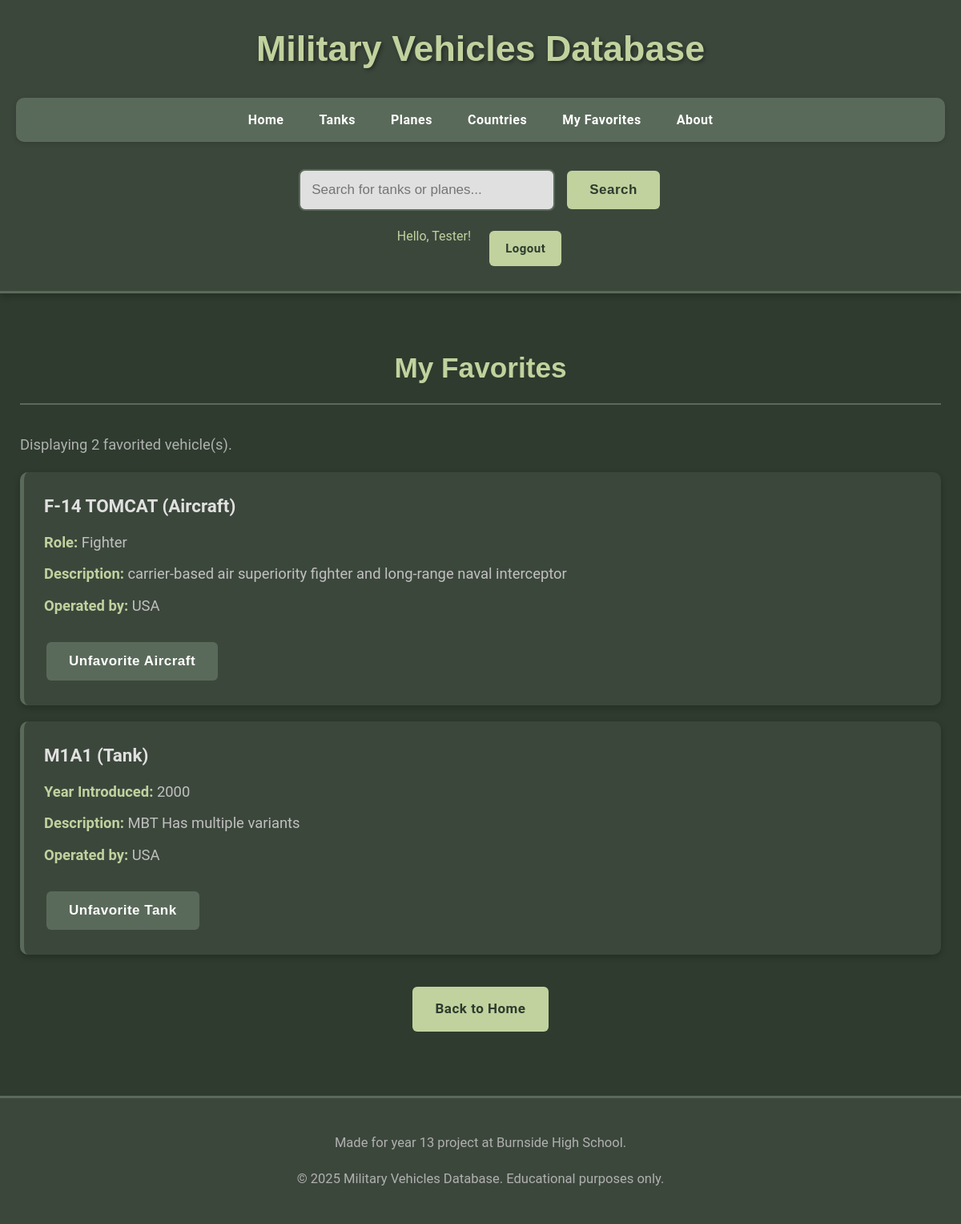
The page /favorites (signed in) on the database as committed earlier.
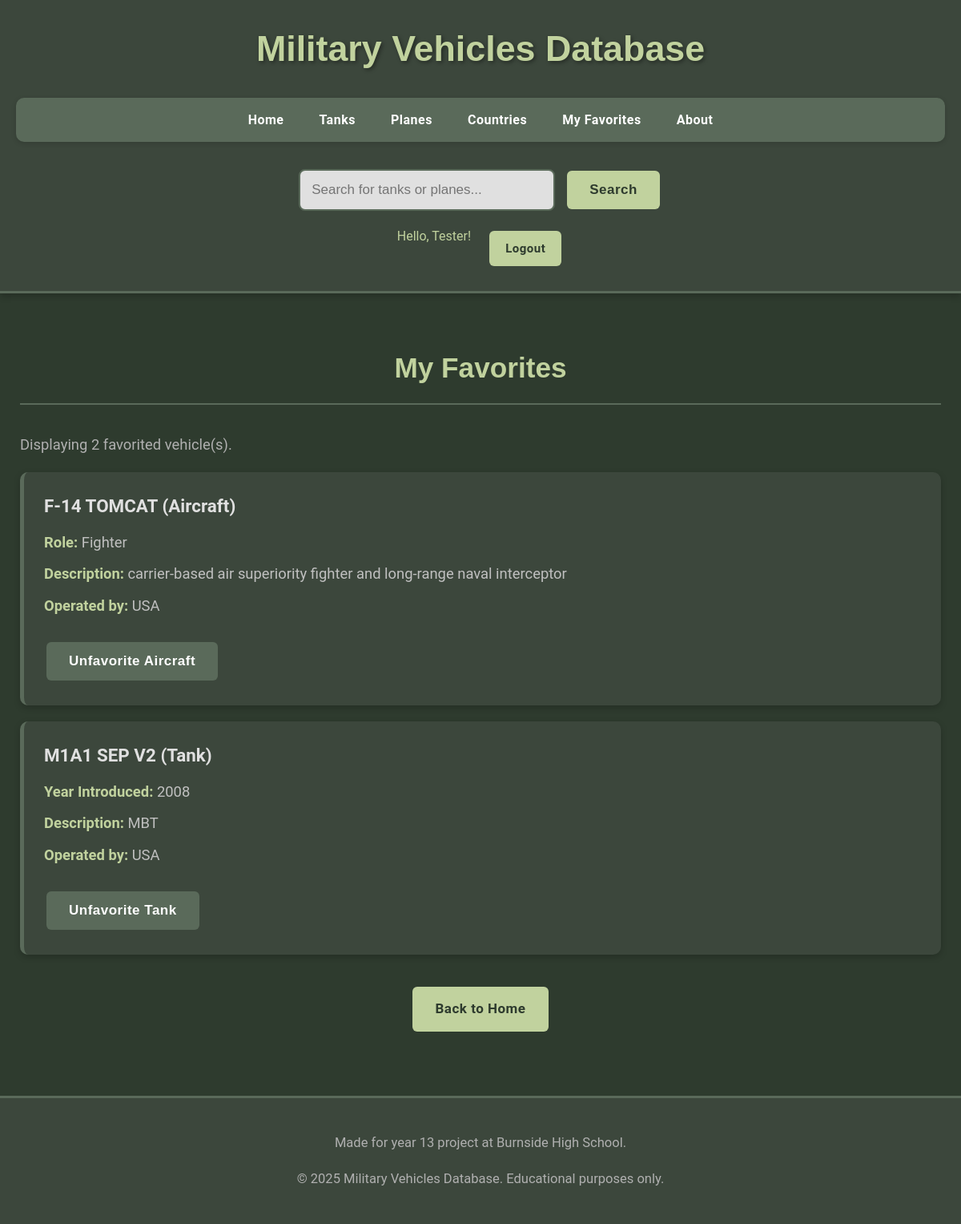
The same page on the database as committed later.
### app/models.py (models this page shows, shortened)
class Plane(db.Model):
    __tablename__ = 'plane'
    id = db.Column(db.Integer, primary_key=True)
    name = db.Column(db.String(100), nullable=False, unique=True)
    role = db.Column(db.String(50))
    description = db.Column(db.Text)
    type = db.Column(db.String(50), default='Aircraft')
    countries = db.relationship('Country', secondary=plane_countries, lazy=True,
                                backref=db.backref('planes', lazy=True))

class Country(db.Model):
    __tablename__ = 'country'
    id = db.Column(db.Integer, primary_key=True)
    name = db.Column(db.String(100), nullable=False, unique=True)

class Tank(db.Model):
    __tablename__ = 'tank'
    id = db.Column(db.Integer, primary_key=True)
    name = db.Column(db.String(100), nullable=False, unique=True)
    description = db.Column(db.Text)
    year_introduced = db.Column(db.Integer)
    type = db.Column(db.String(50), default='Tank')
    countries = db.relationship('Country', secondary=tank_countries, lazy=True,
                                backref=db.backref('tanks', lazy=True))

### app/routes.py (the view)
@app.route('/favorites')
@login_required
def favorites():
    user_with_favorites = User.query.options(
        db.joinedload(User.favorite_tanks).joinedload(Tank.countries),
        db.joinedload(User.favorite_planes).joinedload(Plane.countries)
    ).get(current_user.id)
    favorited_tanks = user_with_favorites.favorite_tanks
    favorited_planes = user_with_favorites.favorite_planes
    all_favorited_vehicles = sorted(
        list(favorited_tanks) + list(favorited_planes),
        key=lambda v: v.name
    )
    return render_template('favorites.html', vehicles=all_favorited_vehicles, title="My Favorites")

### app/routes.py (called while the page is built)
@login_manager.user_loader
def load_user(user_id):
    return User.query.get(int(user_id))

### app/templates/favorites.html (shortened to what this page needs)
<!DOCTYPE html>
<html lang="en">
{% extends "layout.html" %}
{% block content %}
<h2>{{ title }}</h2>
{% if vehicles %}
    <p>Displaying {{ vehicles|length }} favorited vehicle(s).</p>
    <div class="vehicle-list">
        {% for vehicle in vehicles %}
            <div class="weapon-item">
                <h3>{{ vehicle.name }} ({{ vehicle.type }})</h3>
                {% if vehicle.role %}
                <p><strong>Role:</strong> {{ vehicle.role }}</p>
                {% endif %}
                {% if vehicle.year_introduced %}
                <p><strong>Year Introduced:</strong> {{ vehicle.year_introduced }}</p>
                {% endif %}
                <p><strong>Description:</strong> {{ vehicle.description }}</p>
                <p><strong>Operated by:</strong>
                    {% for country in vehicle.countries %}
                        {{ country.name }}{% if not loop.last %}, {% endif %}
                    {% else %}
                        No countries assigned.
                    {% endfor %}
                </p>
                <div class="vehicle-actions">
                    {% if vehicle.type == 'Tank' %}
                        <form action="{{ url_for('unfavorite_tank', tank_id=vehicle.id) }}" method="post">
                            <button type="submit" class="menu-button-secondary">Unfavorite Tank</button>
                        </form>
                    {% elif vehicle.type == 'Aircraft' %}
                        <form action="{{ url_for('unfavorite_plane', plane_id=vehicle.id) }}" method="post">
                            <button type="submit" class="menu-button-secondary">Unfavorite Aircraft</button>
                        </form>
                    {% endif %}
                </div>
            </div>
        {% endfor %}
    </div>
{% else %}
    <p>You have not favorited any vehicles yet.</p>
{% endif %}
<div class="navigation-buttons">
    <a href="{{ url_for('homepage') }}" class="menu-button">Back to Home</a>
</div>
{% endblock %}

Rows that differ between the two databases and show on the page:
removed Tank: name "M1A1", type "Tank", year_introduced "2000", description "MBT Has multiple variants", Country (name "USA")
now on this page (row unchanged): Tank: name "M1A1 SEP V2", type "Tank", year_introduced "2008", description "MBT", Country (name "USA")
